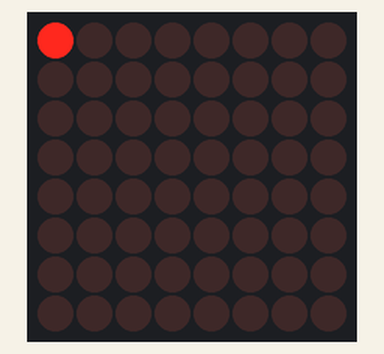
Recording of a sketch running on a simulated Arduino Uno, built with avr-gcc and run on an emulated ATmega328P. On the bench: 8×8 LED matrix.

Above: at 0.15 s.
At 3.82 s:
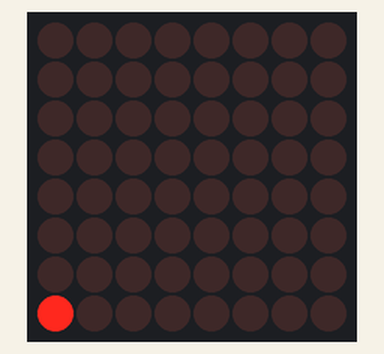
At 10.03 s:
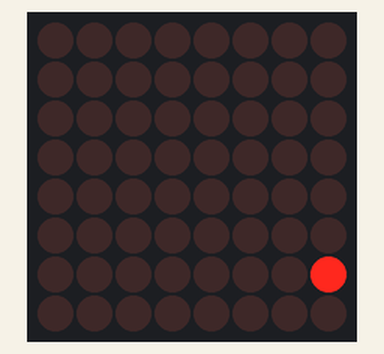
At 20.44 s:
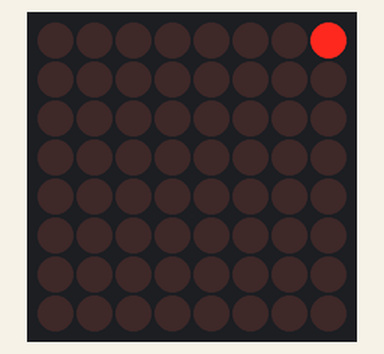
At 30.6 s:
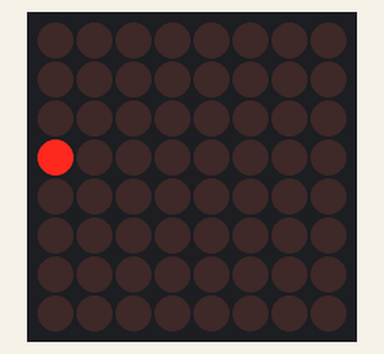
At 39.8 s:
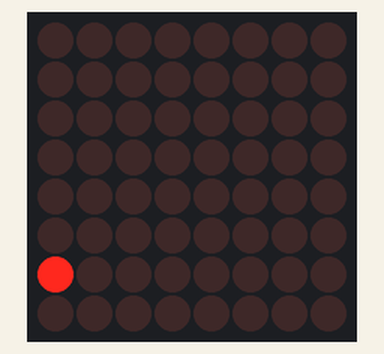

The sketch:

7-3-LEDDotMatrixWithLib.ino
```cpp
#include "LedControl.h"

LedControl lc=LedControl(11,13,10,1);  // DIN,CLK,CS,Number of LED Module

unsigned long delaytime=20;  // time to updates of the display

void setup() {
  int devices=lc.getDeviceCount();  // find no of LED modules
  //we have to init all devices in a loop
  for(int address=0;address<devices;address++) {  // set up each device
    lc.shutdown(address,false);
    lc.setIntensity(address,1);
    lc.clearDisplay(address);
  }
}

void loop() {
  int devices=lc.getDeviceCount();  // find no of LED modules
  int address=0;

    for(int col=0;col<8;col++) {
        lc.setLed(address,0,col,true);
        delay(delaytime);
        lc.setLed(address,0,col,false);
        delay(delaytime);
    }

    for(int row=0;row<8;row++) {
        lc.setLed(address,row,7,true);
        delay(delaytime);
        lc.setLed(address,row,7,false);
        delay(delaytime);
    }

    for(int col=7;col>=0;col--) {
        lc.setLed(address,7,col,true);
        delay(delaytime);
        lc.setLed(address,7,col,false);
        delay(delaytime);
    }

    for(int row=8;row>=0;row--) {
        lc.setLed(address,row,0,true);
        delay(delaytime);
        lc.setLed(address,row,0,false);
        delay(delaytime);
    }

    // for(int col=0;col<8;col++) {
    // for(int address=0;address<devices;address++) {
    // delay(delaytime);
    // lc.setLed(address,row,col,true);
    // delay(delaytime);
    // lc.setLed(address,row,col,false);
    // }
    // }
}
```
